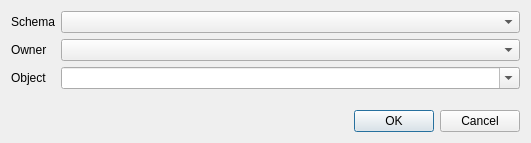
<?xml version="1.0" encoding="UTF-8"?>
<ui version="4.0">
 <class>DlgParameterObject</class>
 <widget class="QDialog" name="DlgParameterObject">
  <property name="geometry">
   <rect>
    <x>0</x>
    <y>0</y>
    <width>531</width>
    <height>143</height>
   </rect>
  </property>
  <property name="windowTitle">
   <string>Dialog</string>
  </property>
  <layout class="QVBoxLayout" name="verticalLayout">
   <item>
    <layout class="QFormLayout" name="formLayout">
     <item row="0" column="0">
      <widget class="QLabel" name="label">
       <property name="text">
        <string>Schema</string>
       </property>
      </widget>
     </item>
     <item row="0" column="1">
      <widget class="QComboBox" name="comboBox"/>
     </item>
     <item row="2" column="0">
      <widget class="QLabel" name="label_2">
       <property name="text">
        <string>Object</string>
       </property>
      </widget>
     </item>
     <item row="2" column="1">
      <widget class="QComboBox" name="comboBox_2">
       <property name="editable">
        <bool>true</bool>
       </property>
      </widget>
     </item>
     <item row="1" column="0">
      <widget class="QLabel" name="label_3">
       <property name="text">
        <string>Owner</string>
       </property>
      </widget>
     </item>
     <item row="1" column="1">
      <widget class="QComboBox" name="comboBox_3"/>
     </item>
    </layout>
   </item>
   <item>
    <widget class="QDialogButtonBox" name="buttonBox">
     <property name="orientation">
      <enum>Qt::Horizontal</enum>
     </property>
     <property name="standardButtons">
      <set>QDialogButtonBox::Cancel|QDialogButtonBox::Ok</set>
     </property>
    </widget>
   </item>
  </layout>
 </widget>
 <resources/>
 <connections>
  <connection>
   <sender>buttonBox</sender>
   <signal>accepted()</signal>
   <receiver>DlgParameterObject</receiver>
   <slot>accept()</slot>
   <hints>
    <hint type="sourcelabel">
     <x>248</x>
     <y>254</y>
    </hint>
    <hint type="destinationlabel">
     <x>157</x>
     <y>274</y>
    </hint>
   </hints>
  </connection>
  <connection>
   <sender>buttonBox</sender>
   <signal>rejected()</signal>
   <receiver>DlgParameterObject</receiver>
   <slot>reject()</slot>
   <hints>
    <hint type="sourcelabel">
     <x>316</x>
     <y>260</y>
    </hint>
    <hint type="destinationlabel">
     <x>286</x>
     <y>274</y>
    </hint>
   </hints>
  </connection>
 </connections>
</ui>
